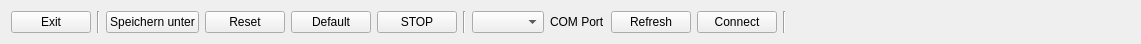
   <widget class="QWidget" name="horizontalLayoutWidget">
    <property name="geometry">
     <rect>
      <x>0</x>
      <y>0</y>
      <width>1141</width>
      <height>41</height>
     </rect>
    </property>
    <layout class="QHBoxLayout" name="horizontalLayout">
     <item>
      <widget class="QPushButton" name="exit_Button">
       <property name="text">
        <string>Exit</string>
       </property>
      </widget>
     </item>
     <item>
      <widget class="Line" name="line">
       <property name="orientation">
        <enum>Qt::Vertical</enum>
       </property>
      </widget>
     </item>
     <item>
      <widget class="QPushButton" name="saveunder_Button">
       <property name="text">
        <string>Speichern unter</string>
       </property>
      </widget>
     </item>
     <item>
      <widget class="QPushButton" name="reset_Button">
       <property name="text">
        <string>Reset</string>
       </property>
      </widget>
     </item>
     <item>
      <widget class="QPushButton" name="default_Button">
       <property name="text">
        <string>Default</string>
       </property>
      </widget>
     </item>
     <item>
      <widget class="QPushButton" name="stop_Button">
       <property name="text">
        <string>STOP</string>
       </property>
      </widget>
     </item>
     <item>
      <widget class="Line" name="line_2">
       <property name="orientation">
        <enum>Qt::Vertical</enum>
       </property>
      </widget>
     </item>
     <item>
      <widget class="QComboBox" name="comPort_comboBox"/>
     </item>
     <item>
      <widget class="QLabel" name="label">
       <property name="text">
        <string>COM Port</string>
       </property>
      </widget>
     </item>
     <item>
      <widget class="QPushButton" name="refreshComPort_Button">
       <property name="text">
        <string>Refresh</string>
       </property>
      </widget>
     </item>
     <item>
      <widget class="QPushButton" name="connectComPort_Button">
       <property name="text">
        <string>Connect</string>
       </property>
      </widget>
     </item>
     <item>
      <widget class="Line" name="line_3">
       <property name="orientation">
        <enum>Qt::Vertical</enum>
       </property>
      </widget>
     </item>
     <item>
      <spacer name="horizontalSpacer">
       <property name="orientation">
        <enum>Qt::Horizontal</enum>
       </property>
       <property name="sizeHint" stdset="0">
        <size>
         <width>40</width>
         <height>20</height>
        </size>
       </property>
      </spacer>
     </item>
    </layout>
   </widget>
